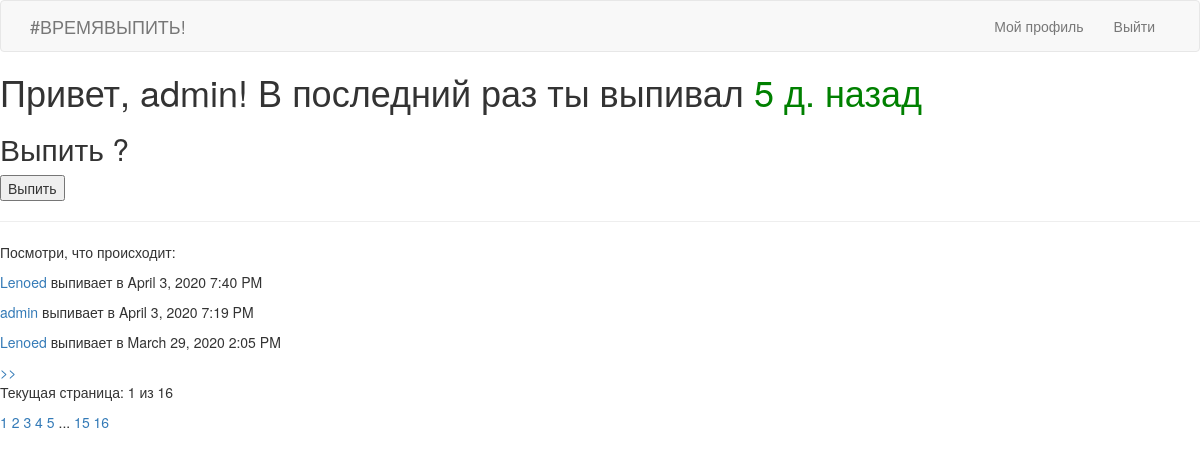
The page /index (signed in) on the database its author committed.
### app/models.py (models this page shows, shortened)
class User(db.Model, UserMixin):
	id = db.Column(db.Integer, primary_key = True)
	username = db.Column(db.String(64), index = True, unique = True)
	regtime = db.Column(db.DateTime, index = True, default = datetime.utcnow())
	last_seen = db.Column(db.DateTime, default = datetime.utcnow())
	email = db.Column(db.String(128), index = True, unique = True)
	password_hash = db.Column(db.String(128))
	drink = db.relationship('Drinks', backref='author', lazy='dynamic')
	private_stat = db.Column(db.Boolean)
	current_state = db.Column(db.Integer, default = 0)
	followed = db.relationship('User', secondary=followers,
    	primaryjoin=(followers.c.follower_id == id),
    	secondaryjoin=(followers.c.followed_id == id),
    	backref=db.backref('followers', lazy='dynamic'), lazy='dynamic')
	def followed_drinks(self):
		followed = Drinks.query.join(
            followers, (followers.c.followed_id == Drinks.user_id)).filter(
                followers.c.follower_id == self.id)
		own = Drinks.query.filter_by(user_id=self.id)
		return followed.union(own).order_by(Drinks.drinkTime.desc())
	def det_currentstate(self):
		d = Drinks.query.filter_by(user_id=self.id).order_by(Drinks.drinkTime.desc()).all()
		if len(d) != 0:
			self.current_state = (datetime.utcnow() - d[0].drinkTime).days
		else: self.current_state = None

class Drinks(db.Model):
	id = db.Column(db.Integer, primary_key = True)
	isDrinking = db.Column(db.Boolean)
	drinkTime = db.Column(db.DateTime, index = True, default = datetime.utcnow())
	user_id = db.Column(db.Integer, db.ForeignKey('user.id'))

### app/routes.py (the view)
@app.route('/', methods = ['GET', 'POST'])
@app.route('/index', methods = ['GET', 'POST'])
@login_required
def index():
	page = request.args.get('page', 1, type = int)
	form = DrinkForm()
	current_user.det_currentstate()
	db.session.commit()
	if form.validate_on_submit():
		drink = Drinks(author = current_user)
		db.session.add(drink)
		db.session.commit()
		flash(_('Запись сделана в вашем профиле !'))
		return redirect(url_for('index'))
	drinks = current_user.followed_drinks().paginate(page, app.config['POSTS_PER_PAGE'], True)
	next_url = url_for('index', page = drinks.next_num) \
		if drinks.has_next else None
	prev_url = url_for('index', page = drinks.prev_num) \
		if drinks.has_prev else None
	page_form = PageForm()
	total_pages = drinks.pages
	drinks_pagination = drinks.iter_pages(left_edge=2, left_current=2, right_current=5, right_edge=2)
	return render_template('index.html', title = 'Главная', form = form, page = page, total_pages = total_pages,
						   drinks = drinks.items, next_url = next_url, prev_url = prev_url, page_form = page_form,
						   drinks_pagination = drinks_pagination)

### app/forms.py
class DrinkForm(FlaskForm):
	submit = SubmitField(_l('Выпить'))

class PageForm(FlaskForm):
	page = StringField('Номер страницы', validators = [DataRequired()])
	submit = SubmitField('Перейти')

### app/models.py (called while the page is built)
@login.user_loader #настройка flask_login user_loader на БД
def load_user(id):
	return User.query.get(int(id))

### app/templates/index.html (shortened to what this page needs)
{% extends 'base.html' %}
{% block content %}
{% if current_user.current_state == None %}
<h1> Привет, {{ current_user.username }}! <span style="color: green">Похоже ты еще ни разу не пил, либо не отмечался здесь</span></h1>
<h2> Выпить ?</h2>
<form action="" method="post">
    {{ form.hidden_tag() }}
    <p>{{ form.submit() }}</p>
</form>
{% elif current_user.current_state > 0 %}
<h1> Привет, {{ current_user.username }}! В последний раз ты выпивал <span style="color: green">{{ current_user.current_state }} д. назад</span>
</h1>
<h2> Выпить ?</h2>
<form action="" method="post">
    <p>{{ form.submit() }}</p>
</form>
{% elif current_user.current_state == 0 %}
<h1> Привет, {{ current_user.username }}! <span style="color: red">Сегодня ты уже выпивал</span></h1>
{% endif %}
<hr>
<p>Посмотри, что происходит:</p>
{% for drink in drinks %}
<p><a href="/user/{{ drink.author.username }}">{{ drink.author.username }}</a> выпивает в {{
    moment(drink.drinkTime).format('LLL') }}</p>
{% endfor %}
{% if next_url %} <a href="{{ next_url }}"> >> </a> {% endif %}
<p> Текущая страница: {{ page }} из {{ total_pages }}</p>
{% for page in drinks_pagination %}
{% if page == None %}
...
{% else %}
<a href="/?page={{ page }}">{{ page }}</a>
{% endif %}
{% endfor %}
{% endblock %}

### rows shown on the page
User: username "admin", current_state "5"
Drinks: author.username "Lenoed", drinkTime "April 3, 2020 7:40 PM"
Drinks: author.username "admin", drinkTime "April 3, 2020 7:19 PM"
Drinks: author.username "Lenoed", drinkTime "March 29, 2020 2:05 PM"

### other values the page prints
{{ page }} "1"
{{ total_pages }} "16"
{{ page }} "1" "2" "3" "4" "5" "15" "16"
